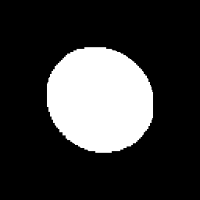
#> input picture Chapter 07. Object Recognition/images/test_circle.png, 200 x 200 px
$ jupyter execute --allow-errors '7.2 Normal distribution Naive Bayes Classifier.ipynb'
#> lines starting #> are read from the running program, lines starting #| are printed output that depends on the picture
# 7.2 Normal distribution naive Bayes classifier

In machine learning, naive Bayes classifiers are a family of simple "probabilistic classifiers" based on applying Bayes' theorem with strong (naïve) independence assumptions between the features:$\\[10pt]$

A **normal distribution naive Bayes classifier** supposes that input parameters follow the probability density function of a normal distribution:$\\[5pt]$

$$p(\mathbf{x}/C_i) = \large{\frac{1}{(2\pi)^{n/2}|\Sigma^i|^{1/2}}}e^{-(\mathbf{x}-\mu^i)^T\Sigma_i^{-1}\mathbf{x}-\mu^i)}\\[5pt]$$

In this notebook, will explain how Bayesian classifiers work (section 7.2.1) and, specifically, how to classify a feature vector supposing that follows a normal distribution (section 7.2.2).

*Naive Bayes classifier is a Bayesian classifier where independence between all variables is assumed. In this chapter we will work only with naive classifiers.*

## Problem context - Traffic sign recognition

In the previous notebook, *AliquindoiCars* contacted us for a TSR technique to be integrated into a self-driving car. They provided us with some segmented images of traffic signs that their autonomous cars captured during test drivings. These images are located in `images/circles/` containing circled signs, `images/triangles` containing signs having triangle shapes and `images/squares` containing signs having square shapes.$\\[3pt]$

$\\[3pt]$

Previously, we extracted a feature vector for each data image using Hu moments. Now, we will train a classifier using the feature vectors we saved in previous notebook. For classification, there are many methods we can apply, such as [kNN algorithm](https://en.wikipedia.org/wiki/K-nearest_neighbors_algorithm), [random forest](https://en.wikipedia.org/wiki/Random_forest), ... In this notebook, we will learn and use a naive Bayes classifier.

[cell 1]
import numpy as np
import cv2
import matplotlib.pyplot as plt
import matplotlib
matplotlib.rcParams['figure.figsize'] = (8.0, 8.0)

images_path = './images/'
import sys
sys.path.append("..")
from utils.PlotEllipse import PlotEllipse

### 7.2.1 Bayesian classifier

Having a set of data variables $\mathbf{x} = [x_1, x_2, x_3, \ldots, x_n]^T$ and a set of possible classes $\mathbf{C} = [C_1, C_2, C_3, \ldots, C_n]$. The bayesian classifier assigns $\mathbf{x}$ to the class $C_i$ that has the highest posterior probability $P(C_i/x)$ (the more probable, the less probability of making a mistake). This is called a **MAP** prediction:$\\[3pt]$

$\\[3pt]$

In this example, $\mathbf{x}$ have only one variable. Deppending on the value of the variable, $\mathbf{x}$ (feature vector of some object) is assigned to a class or not. Sometimes, it is convenient to have a *rejection region*, where no decision is made (e.g. $P(C_1/x) = P(C_2/x) = 0.5$).$\\[3pt]$

$\\[3pt]$

**Discriminant function**

We can obtain a discriminant function $d_i(x)$ for each class $C_i$, such that $d_i(x) \gt d_j(x)$ whenever $P(C_i/x) \gt P(C_j/x)$ from the Bayes theorem:$\\[10pt]$

$$d_k(x) = P(C_k/\mathbf{x}) = \frac{p(\mathbf{x}/C_k)P(C_k)}{P(\mathbf{x})}\\[5pt]$$

This is, a way to compute the posterior probability $P(C_k/\mathbf{x})$ of a feature vector $\mathbf{x}$ for each class. Anyways, we can simplify this function:$\\[10pt]$

$$
\begin{eqnarray}
&d_k(x) &= P(C_k/\mathbf{x}) = \frac{p(\mathbf{x}/C_k)P(C_k)}{P(\mathbf{x})}\\
\xrightarrow{P(\mathbf{x})\text{ is a constant value }\forall k} \hspace{0.2cm}&d_k(x) &= p(\mathbf{x}/C_k)P(C_k)\\[7pt]
\xrightarrow{\text{ ln doesn't alter maximum }} \hspace{0.2cm} &d_k(x) &= lnp(\mathbf{x}/C_k) + lnP(C_k)\\[7pt]
\xrightarrow{\text{If } P(C_k) = P(C_j)\; \forall \ j,k }\hspace{0.2cm} &d_k(x) &= lnp(\mathbf{x}/C_k)
\end{eqnarray}
\\[8pt]$$

This is called **maximum log-likelihood estimation**.

### 7.2.2 Naive Bayes classifier for normal distribution

We can suppose that features follow a normal distribution when applying a Bayesian classifier.$\\[5pt]$

$$p(\mathbf{x}/C_i) = \large{\frac{1}{(2\pi)^{n/2}|\Sigma^i|^{1/2}}}e^{-(\mathbf{x}-\mu^i)^T\Sigma_i^{-1}\mathbf{x}-\mu^i)}\\[5pt]$$

In that way, the discriminant function:

$$
\begin{eqnarray}
d_k(\mathbf{x}) &=& ln\ P(C_k) + ln\ p(\mathbf{x}/C_k) = ln\ P(C_k) + ln\ \frac{1}{(2\pi)^{n/2}|\Sigma^i|^{1/2}}e^{\color{red}{-(\mathbf{x}-\mu^i)^T\Sigma_i^{-1}\mathbf{x}-\mu^i)}}\\[7pt]
    &=& ln\ P(C_k) - ln\ 2\pi^{n/2} - ln\ |\Sigma^k|^{1/2} - \frac{1}{2} \color{red}{D_k^2(x)}\\[7pt]
    &=& ln\ P(C_k) - \frac{1}{2}\left[n ln\ 2\pi +  ln\ |\Sigma^k| + D_k^2(x)\right] \xrightarrow{\text{cte can be removed}} ln\ P(C_k) - \frac{1}{2}\left[ln\ |\Sigma^k| + D_k^2(x)\right]\\[7pt]
\end{eqnarray}
\\[8pt]$$

We can see that the **discriminant function is quadratic**:

$$d_k(\mathbf{x}) = ln\ P(C_k) - \underbrace{ \frac{1}{2} ln\ |\Sigma^k| - \left[(\mathbf{x-\mu})^T (\Sigma^k)^{-1} (\mathbf{x-\mu}) \right]}_{\text{Independent term}} + \mathbf{x}^T (\underbrace{\Sigma^k)^{-1}\mathbf{\mu}^k}_{\text{linear term}} - \frac{1}{2} \mathbf{x}^T \underbrace{(\Sigma^k)^{-1}}_{\text{Quadratic term}}\mathbf{x}$$

Visually, **division boundaries are parabolas**:

$\\[3pt]$

### **<span style="color:green"><b><i>ASSIGNMENT 1a</i></b></span>**

Now, we are going to implement this naive bayes classifier for normal distributions using the Hu moments computed in the previous exercise.

**Training the classifier**

The first step is computing the weight matrix of the discriminant function. In this case, it depends on the **means** ($\bf{\mu}$) and **covariance matrix** ($\Sigma$) of the training data.

In the previous exercise we proved that out problem can be solved using only the first and second Hu moments. **Your first task** is to load (using [np.load](https://numpy.org/doc/stable/reference/generated/numpy.load.html?highlight=load#numpy.load)) the firsts two Hu moments of each class' data, which was computed in previous notebook. Then, **compute the means** (or centroid) and **covariance matrix** for each class.

*We can compute the covariance matrix of a set of points using [np.cov](https://numpy.org/doc/stable/reference/generated/numpy.cov.html).*

[cell 2]
# Load first 2 Hu moments of each class


# Compute covariance matrices


# Compute means

### **<span style="color:green"><b><i>ASSIGNMENT 1b</i></b></span>**

Your **next task** is to develop a method `discriminant_function`, that computes $d_k(x)$. The inputs have to be:

- `features`: feature vector of dimension n
- `mu`: mean vector of the class k of which is being computed the probability
- `cov`: covariance matrix with shape (n,n) of the class k
- `prior`: prior probability of class k

The method should evaluate (then return) the discriminant function.

[cell 3]
def discriminant_function(features, mu, cov, prior):
    """ Evaluates the discriminant function d(x)

        Args:
            features: feature vector of dimension n
            mu: mean vector of the class of which is being computed the probability
            cov: covariance matrix with shape (n,n) of the class
            prior: prior probability of class k

        Returns:
            dx: result of discriminant function
    """

### **<span style="color:green"><b><i>ASSIGNMENT 1c</i></b></span>**

**Testing the classifier**

For testing if the classifier works, we are going to classify some new images and check if the classifier is correct or not. *Note that the discriminant function is the logarithm of a probability, not a probability itself (values can be positive and negatives, but the result of max function is the same)*.

For this, evaluate the images `train_circle.png`,`train_square.png` and `train_triangle.png` using the discriminant function with each class and choosing the maximum one.

**What to do?** Compute the Hu moments of each training image and apply the classifier to detect their class (using the previous method). Try to construct a method that classify any image in order to save code.

*We assume that there is no prior information of any class $P(C_i) = P(C_j)\; \forall i,j$. This is because a priori, we see the same number of circle, square and triangle shaped road signs when driving.*

[cell 4]
def image_moments(region):
    """ Compute moments of the external contour in a binary image.

        Args:
            region: Binary image

        Returns:
            moments: dictionary containing all moments of the region
    """

    # Get external contour


    # Compute moments

[cell 5]
def classify_image(sign_image):
    """ Classify a traffic sign image by its shape using a bayesian classifier

        Args:
            sign_image: Binarized image
    """

    # Compute Hu moments


    # Classify circle test image


    # Search the maximum

[cell 6]
# Read images
test_circle = cv2.imread(images_path + "test_circle.png", 0)
#> test_circle is the input picture: shape (200, 200); min 0, max 255, mean 56.8
test_triangle = cv2.imread(images_path + "test_triangle.png", 0)
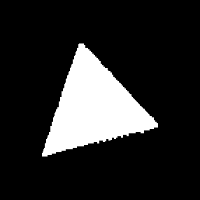
#> input picture Chapter 07. Object Recognition/images/test_triangle.png, 200 x 200 px
#> test_triangle is the input picture: shape (200, 200); min 0, max 255, mean 40.8
test_square = cv2.imread(images_path + "test_square.png", 0)
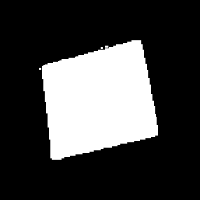
#> input picture Chapter 07. Object Recognition/images/test_square.png, 200 x 200 px
#> test_square is the input picture: shape (200, 200); min 0, max 255, mean 66

# Classify them
print("Circle: ")
classify_image(test_circle)
print("Triangle: ")
classify_image(test_triangle)
print("Square: ")
classify_image(test_square)
